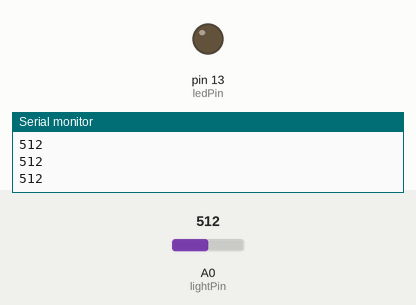
Recording of a sketch running on a simulated Arduino Uno, built with avr-gcc and run on an emulated ATmega328P. Shown: output pins drawn as LEDs (lit = HIGH), the last lines printed to the serial monitor. The inputs (shaded band) are chosen by the test bench; at power-on: A0 (lightPin) = 512.

Above: at 1.2 s.
1.3 s: A0 (lightPin) set to 483
At 1.6 s:
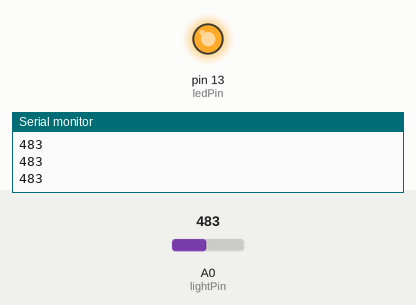
2.8 s: A0 (lightPin) set to 510
At 4.0 s:
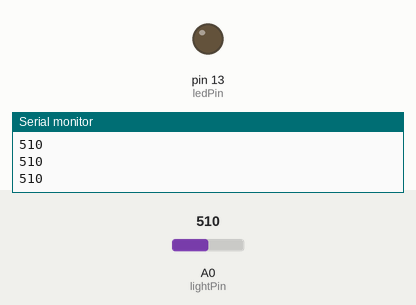
4.3 s: A0 (lightPin) set to 490
At 5.7 s:
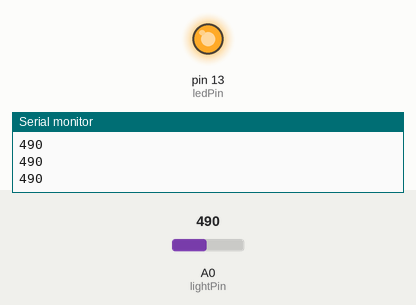
Timing chart, 0 to 7.3 s (numbered marks = the images above; inputs shaded):
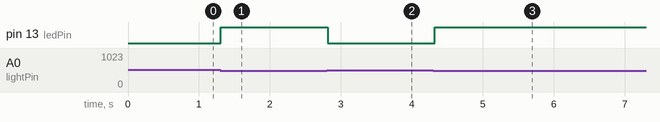

Measured:
- the behaviour switches between 500 and 499 on A0 (lightPin) (found by bisection; images 0 and 1)
- after the input at 1.3 s, pin 13 (ledPin): LOW → HIGH at once
- after the input at 2.8 s, pin 13 (ledPin): HIGH → LOW at once
- after the input at 4.3 s, pin 13 (ledPin): LOW → HIGH at once

The sketch:

Teensy_PhotoResistor.ino
```cpp
int lightPin = 14;
int ledPin = 13;

void setup()
{
  // put your setup code here, to run once:
  Serial.begin(9600);
  pinMode(ledPin, OUTPUT);
}

void loop()
{
  // put your main code here, to run repeatedly:
  int photoVolt;

  photoVolt = analogRead(lightPin);

  Serial.println(photoVolt);

  if (photoVolt < 500)
  {
    digitalWrite(ledPin, HIGH);
  }
  else
  {
    digitalWrite(ledPin, LOW);
  }
  delay(50);
}
```
